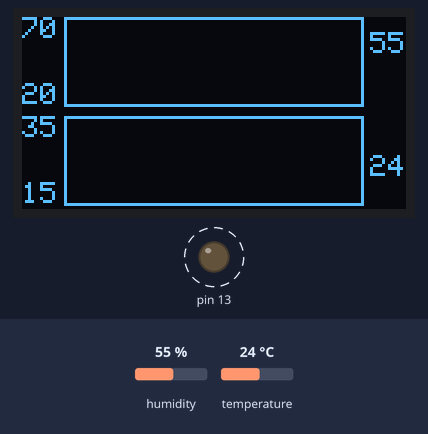
A sketch run on a simulated Arduino Uno, built with avr-gcc and run on an emulated ATmega328P. On the bench: 128×64 one-colour display, output pins drawn as LEDs (lit = HIGH). Dashed ring = blinking. The test bench sets the inputs (shaded band); at power-on: humidity 55 %, temperature 24 °C.

Above: at 2.9 s.
3.0 s: humidity set to 22 %
At 5.24 s:
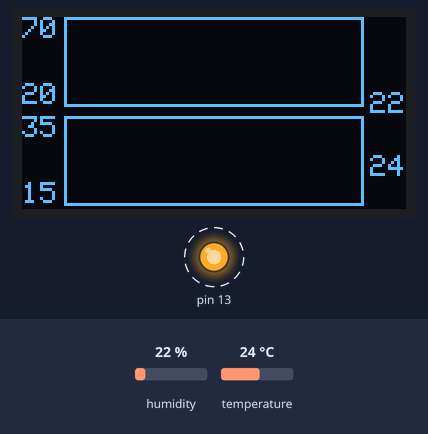
5.8 s: temperature set to 12 °C
At 8.5 s:
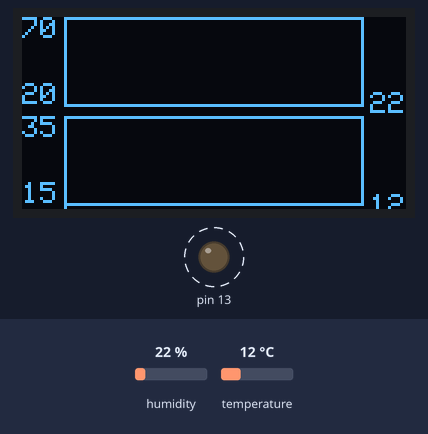
8.6 s: humidity set to 40 %
At 11.2 s:
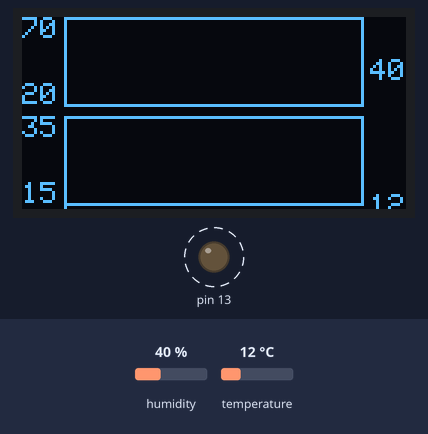
12.0 s: temperature set to 19 °C
At 15.3 s:
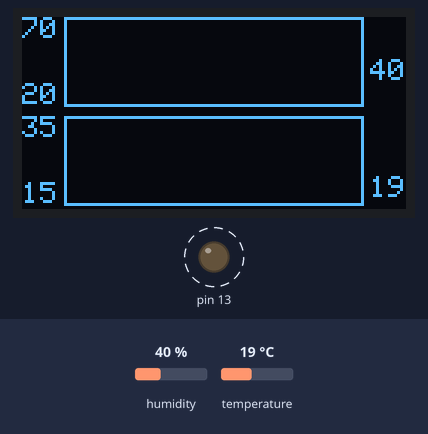
Timing chart, 0 to 15.8 s (numbered marks = the images above; inputs shaded):
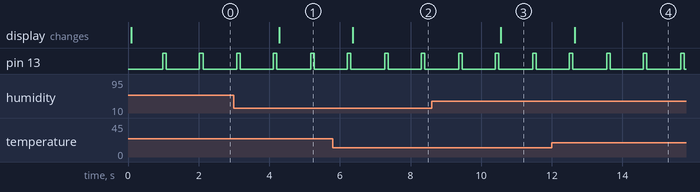

Measured:
- after the input at 3.0 s, the display: changes after 1.3 s (image 1)
- after the input at 5.8 s, the display: changes after 0.57 s (image 2)
- after the input at 8.6 s, the display: changes after 2.0 s (image 3)
- after the input at 12.0 s, the display: changes after 0.65 s (image 4)
- by itself, pin 13: alternates HIGH for 0.10 s and LOW for 0.96 s

The sketch:

climate-mate.ino
```cpp
#include <DHT.h>
#include <SPI.h>
#include <Wire.h>
#include <Adafruit_GFX.h>
#include <Adafruit_SSD1306.h>

// DHT related
#define DHTPIN 2
#define DHTTYPE DHT11
DHT dht(DHTPIN, DHTTYPE);

// SSD1306 related
#define OLED_RESET 4
Adafruit_SSD1306 display(OLED_RESET);

//application related
#define HUMVIEWPORTW 100
#define HUMVIEWPORTH 30
#define HUMVIEWPORTPOSX (128 - HUMVIEWPORTW)/2
#define HUMVIEWPORTPOSY 0
#define TEMVIEWPORTW HUMVIEWPORTW
#define TEMVIEWPORTH 30
#define TEMVIEWPORTPOSX (128 - TEMVIEWPORTW)/2
#define TEMVIEWPORTPOSY 33
#define TMIN 15
#define TMAX 35
#define HMIN 20
#define HMAX 70

#define UPDATE_PLOT_INTERVAL 5*60 // expressed in seconds

byte i = 0;
byte ah[HUMVIEWPORTW];
byte at[TEMVIEWPORTW];
byte h;
byte t;
byte h_coord;
byte t_coord;

void setup() {
  dht.begin();
  display.begin(SSD1306_SWITCHCAPVCC, 0x3C);
  pinMode(13, OUTPUT);
}

void loop() {

  for (byte m = 0; m < UPDATE_PLOT_INTERVAL; m++) {

    // measurements
    t = dht.readTemperature();
    h = dht.readHumidity();
    // calculations of coordinates on plot
    t_coord = map(constrain(t, TMIN, TMAX), TMIN, TMAX, TEMVIEWPORTPOSY + TEMVIEWPORTH, TEMVIEWPORTPOSY);
    h_coord = map(constrain(h, HMIN, HMAX), HMIN, HMAX, HUMVIEWPORTPOSY + HUMVIEWPORTH, HUMVIEWPORTPOSY);
    // storage
    at[i] = t_coord;
    ah[i] = h_coord;

    display.clearDisplay();

    drawAxes();
    writeValues();

    for (byte j = 0; j < HUMVIEWPORTW; j++) {
      display.drawPixel(HUMVIEWPORTPOSX + j, ah[(i + j) % HUMVIEWPORTW], WHITE);
    }
    for (byte j = 0; j < TEMVIEWPORTW; j++) {
      display.drawPixel(TEMVIEWPORTPOSX + j, at[(i + j) % TEMVIEWPORTW], WHITE);
    }

    display.display();

    // sleep a second with short beat
    delay(900);
    digitalWrite(13, HIGH);
    delay(100);
    digitalWrite(13, LOW);

  }

  digitalWrite(13, HIGH); // long beat to signalize plot cycle

  if (i < HUMVIEWPORTW - 1) {
    i++; // increment the offset
  } else {
    i = 0; // reset the offset
  }

}

// functions

void drawAxes() {
    //HUM axes etc
    display.drawRect(HUMVIEWPORTPOSX, HUMVIEWPORTPOSY, HUMVIEWPORTW, HUMVIEWPORTH, WHITE);
    display.setTextColor(WHITE);
    display.setTextSize(1);
    display.setCursor(0, HUMVIEWPORTPOSY);
    display.println(HMAX);
    display.setCursor(0, HUMVIEWPORTPOSY + HUMVIEWPORTH - 8);
    display.println(HMIN);

    //TEM axes etc
    display.drawRect(TEMVIEWPORTPOSX, TEMVIEWPORTPOSY, TEMVIEWPORTW, TEMVIEWPORTH, WHITE);
    display.setTextColor(WHITE);
    display.setTextSize(1);
    display.setCursor(0, TEMVIEWPORTPOSY);
    display.println(TMAX);
    display.setCursor(0, TEMVIEWPORTPOSY + TEMVIEWPORTH - 8);
    display.println(TMIN);
}

void writeValues() {
    //values on the right
    display.setTextSize(1);
    display.setCursor(HUMVIEWPORTPOSX + HUMVIEWPORTW + 2, h_coord - 4);
    display.println(h);
    display.setCursor(TEMVIEWPORTPOSX + TEMVIEWPORTW + 2, t_coord - 4);
    display.println(t);
}
```
